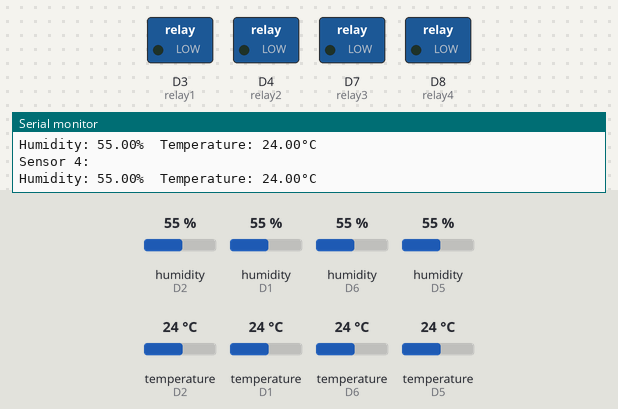
Recording of a sketch running on a simulated ESP8266 (NodeMCU). On the bench: switched loads named in the sketch (green lamp = pin HIGH), the last lines printed to the serial monitor. Inputs (shaded band) come from the test bench; at power-on: temperature (sensors on D2, D1, D6, D5) 24 °C, humidity (sensors on D2, D1, D6, D5) 55 %. WiFi joins after 1.5 s; servers stay silent unless stated.

Above: at 3.0 s.
3.1 s: temperature (sensor on D2) set to 27 °C
At 5.1 s:
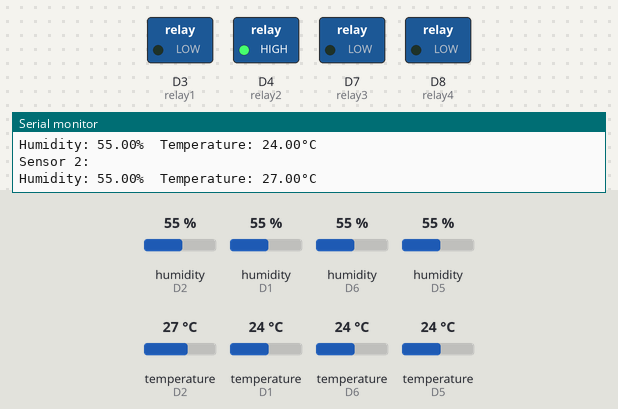
5.4 s: temperature (sensor on D1) set to 27 °C
At 6.7 s:
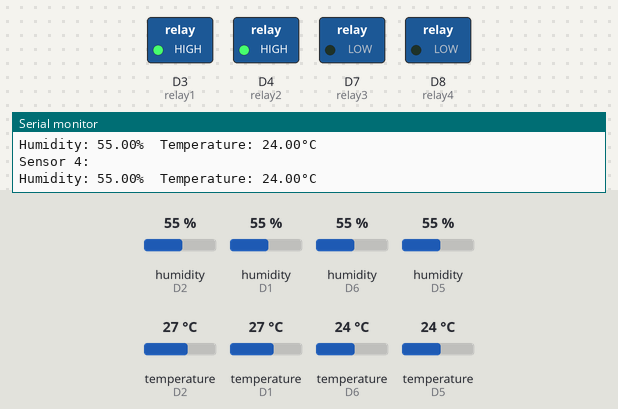
7.5 s: temperature (sensor on D6) set to 27 °C
At 9.2 s:
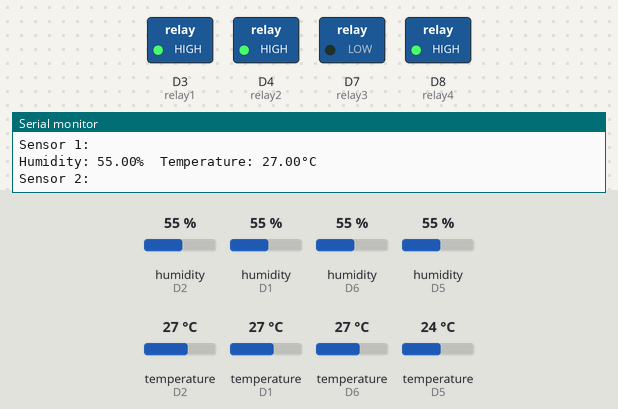
9.5 s: temperature (sensor on D5) set to 28 °C
At 10.5 s:
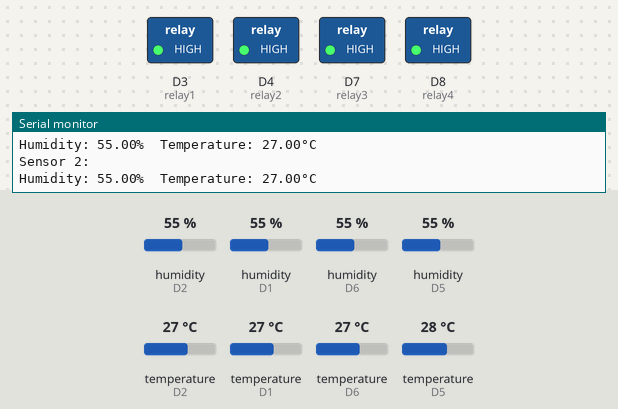
11.7 s: humidity (sensor on D2) set to 68 %
At 12.9 s:
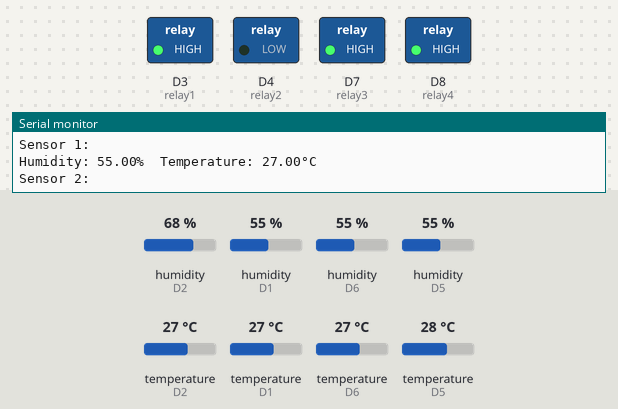
13.6 s: humidity (sensor on D1) set to 88 %
At 15.5 s:
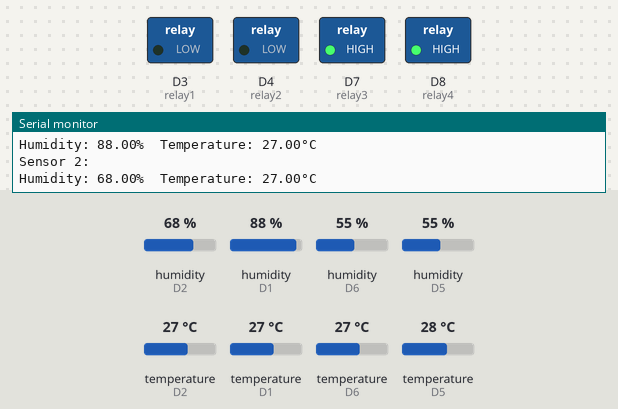
Timing chart, 0 to 16.8 s (numbered marks = the images above; inputs shaded):
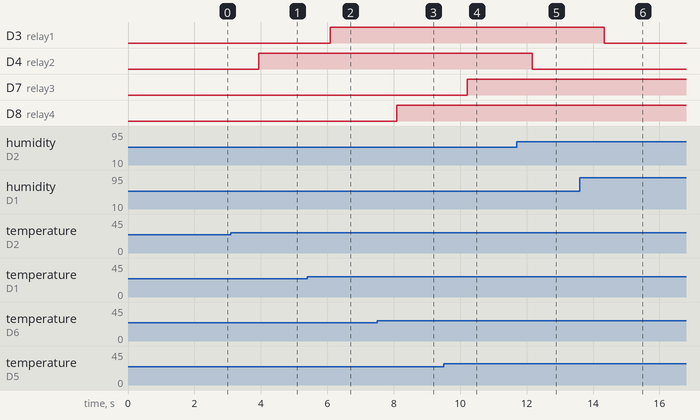

The sketch:

dhtAutomata.ino
```cpp
#include <DHT.h>
#include <ESP8266WiFi.h>
#include <BlynkSimpleEsp8266.h>

#define BLYNK_TEMPLATE_ID "blynk-id"
#define BLYNK_TEMPLATE_NAME "blynk-template-name"

#define relay1 D3
#define relay2 D4
#define relay3 D7
#define relay4 D8

#define DHTPIN1 D1
#define DHTPIN2 D2
#define DHTPIN3 D5
#define DHTPIN4 D6
#define DHTTYPE DHT11

DHT dht1(DHTPIN1, DHTTYPE);
DHT dht2(DHTPIN2, DHTTYPE);
DHT dht3(DHTPIN3, DHTTYPE);
DHT dht4(DHTPIN4, DHTTYPE);

// WiFi connection configuration
char auth[] = "blynk auth"; //blynk auth
char ssid[] = "wifi ssid"; //wifi ssid
char password[] = "wifi pass"; //wifi pass

void setup() {
  Serial.begin(9600);
  Serial.println("Initializing DHT...");
  dht1.begin();
  dht2.begin();
  dht3.begin();
  dht4.begin();

  WiFi.begin(ssid, password);

  while (WiFi.status() != WL_CONNECTED) {
    delay(500);
    Serial.print(".");
   }

  Serial.println("");
  Serial.println("WiFi connected");

  Blynk.begin(auth, ssid, password);
  Blynk.syncAll(); // Synchronize all widget values

  pinMode(relay1, OUTPUT);
  pinMode(relay2, OUTPUT);
  pinMode(relay3, OUTPUT);
  pinMode(relay4, OUTPUT);

}

void loop() {
  Blynk.run();
  // Display reading results
  sensor1();
  sensor2();
  sensor3();
  sensor4();
  checkAndControlRelay1();
  checkAndControlRelay2();
  checkAndControlRelay3();
  checkAndControlRelay4();
  delay(50);  // Delay for 2 seconds before next reading
}

void sensor1(){
  // Read humidity from DHT1 sensor
  float humidity1 = dht1.readHumidity();
  // Read temperature from DHT1 sensor in Celsius
  float temperature1 = dht1.readTemperature();

  //if (isnan(humidity1) || isnan(temperature1)){
  //Serial.println("Failed to read DHT sensor!");
  //return;
  //}
  Serial.println("Sensor 1:");
  Serial.print("Humidity: ");
  Serial.print(humidity1);
  Serial.print("%\t");
  Serial.print("Temperature: ");
  Serial.print(temperature1);
  Serial.println("°C");
  Blynk.virtualWrite(V0, temperature1);
  Blynk.virtualWrite(V1, humidity1);
}

void sensor2(){
  // Read humidity from DHT2 sensor
  float humidity2 = dht2.readHumidity();
  // Read temperature from DHT2 sensor in Celsius
  float temperature2 = dht2.readTemperature();

  //if (isnan(humidity2) || isnan(temperature2)){
  //Serial.println("Failed to read DHT sensor 2!");
  //return;
  //}

  Serial.println("Sensor 2:");
  Serial.print("Humidity: ");
  Serial.print(humidity2);
  Serial.print("%\t");
  Serial.print("Temperature: ");
  Serial.print(temperature2);
  Serial.println("°C");
  Blynk.virtualWrite(V2, temperature2);
  Blynk.virtualWrite(V3, humidity2);
}

void sensor3(){
  // Read humidity from DHT3 sensor
  float humidity3 = dht3.readHumidity();
  // Read temperature from DHT3 sensor in Celsius
  float temperature3 = dht3.readTemperature();

  //if (isnan(humidity3) || isnan(temperature3)){
  //Serial.println("Failed to read DHT sensor 3!");
  //return;
  //}

  Serial.println("Sensor 3:");
  Serial.print("Humidity: ");
  Serial.print(humidity3);
  Serial.print("%\t");
  Serial.print("Temperature: ");
  Serial.print(temperature3);
  Serial.println("°C");
  Blynk.virtualWrite(V4, temperature3);
  Blynk.virtualWrite(V5, humidity3);
}

void sensor4(){
  // read humid data from DHT4 sensor
  float humidity4 = dht4.readHumidity();
  // read temperature data from DHT4 sensor in Celsius
  float temperature4 = dht4.readTemperature();

  Serial.println("Sensor 4:");
  Serial.print("Humidity: ");
  Serial.print(humidity4);
  Serial.print("%\t");
  Serial.print("Temperature: ");
  Serial.print(temperature4);
  Serial.println("°C");
  Blynk.virtualWrite(V6, temperature4);
  Blynk.virtualWrite(V7, humidity4);
}

void checkAndControlRelay1() {
  float temperature1 = dht1.readTemperature();
  float humidity1 = dht1.readHumidity();

  if (temperature1 < 26 || humidity1 > 60) {
    // turn on relay 1 and relay 2
    digitalWrite(relay1, LOW);
  } else {
    // turn off relay 1 and relay 2
    digitalWrite(relay1, HIGH);
  }
}

void checkAndControlRelay2() {
  float temperature2 = dht2.readTemperature();
  float humidity2 = dht2.readHumidity();

  if (temperature2 < 26 || humidity2 > 60) {
    // turn on relay 1 and relay 2
    digitalWrite(relay2, LOW);
  } else {
    // turn off relay 1 and relay 2
    digitalWrite(relay2, HIGH);
  }
}

void checkAndControlRelay3() {
  float temperature3 = dht3.readTemperature();
  float humidity3 = dht3.readHumidity();

  if (temperature3 < 26 || humidity3 > 60) {
    // turn on relay 1 and relay 2
    digitalWrite(relay3, LOW);
  } else {
    // turn off relay 1 and relay 2
    digitalWrite(relay3, HIGH);
  }
}

void checkAndControlRelay4() {
  float temperature4 = dht4.readTemperature();
  float humidity4 = dht4.readHumidity();

  if (temperature4 < 26 || humidity4 > 60) {
    // turn on relay 1 and relay 2
    digitalWrite(relay4, LOW);
  } else {
    // turn off relay 1 and relay 2
    digitalWrite(relay4, HIGH);
  }
}
```

Measured:
- the behaviour switches between 25 and 26 °C on temperature (sensor on D2) (found by bisection; images 0 and 1)
- the behaviour switches between 25 and 26 °C on temperature (sensor on D1) (found by bisection; images 1 and 2)
- the behaviour switches between 25 and 26 °C on temperature (sensor on D6) (found by bisection; images 2 and 3)
- after the input at 3.1 s, D4 (relay2): LOW → HIGH after 0.83 s
- after the input at 5.4 s, D3 (relay1): LOW → HIGH after 0.69 s
- after the input at 7.5 s, D8 (relay4): LOW → HIGH after 0.60 s
- after the input at 9.5 s, D7 (relay3): LOW → HIGH after 0.71 s
- after the input at 11.7 s, D4 (relay2): HIGH → LOW after 0.47 s
- after the input at 13.6 s, D3 (relay1): HIGH → LOW after 0.73 s
